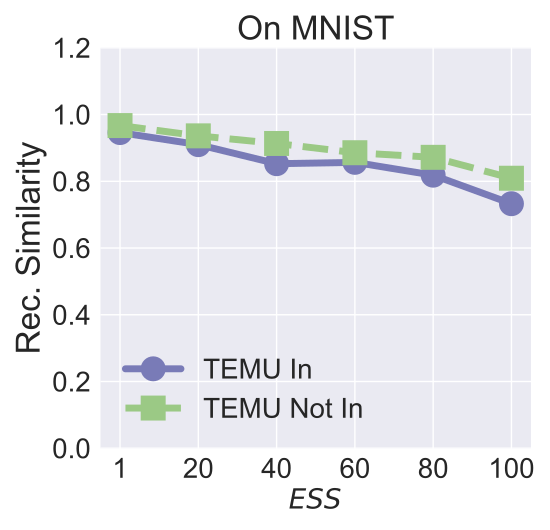

Reproduce this figure in Python.


import numpy as np
import matplotlib.pyplot as plt

epsilon = 3
beta = 1 / epsilon


x=[1, 2, 3, 4, 5, 6]
# validation_for_plt =[97,95.8600, 94.9400, 93.5400, 93.2400]
# attack_for_plt=[0, 0.3524, 0, 0.1762, 0.1762]
# basic_for_plt=[99.8, 99.8, 99.8, 99.8, 99.8]

labels = ['1', '20', '40', '60', '80', '100' ]
# unl_org = [97.77, 97.55, 97.35, 97.29, 97.21, 97.21]

# unl_hess_r = [96.6, 96.66, 96.04, 95.94, 95.85, 97.21]
unl_mib = [ 0.9459, 0.9097, 0.85268, 0.856668, 0.818231, 0.732786]

unl_muv = [0.96693, 0.93609, 0.913304, 0.88554, 0.8717471, 0.809093]
# unl_ss_wo = [94.32, 94.53, 94.78, 93.38, 94.04, 97.21]


plt.style.use('seaborn')
plt.figure(figsize=(5.5, 5.3))
l_w=5
m_s=15
marker_s = 3
markevery=1
#plt.figure(figsize=(8, 5.3))
#plt.plot(x, unl_fr, color='blue', marker='^', label='Retrain',linewidth=l_w, markersize=m_s)
plt.plot(x, unl_mib, linestyle='-', color='#797BB7', marker='o', fillstyle='full', markevery=markevery,
         label='TEMU In', linewidth=l_w, markersize=m_s, markeredgewidth=marker_s)

#plt.plot(x, unl_ss_w, color='g',  marker='*',  label='PriMU$_{w}$',linewidth=l_w, markersize=m_s)
plt.plot(x, unl_muv, linestyle='--', color='#9BC985',  marker='s', fillstyle='full', markevery=markevery,
         label='TEMU Not In',linewidth=l_w, markersize=m_s, markeredgewidth=marker_s)

# plt.plot(x, unl_mib, linestyle=':', color='r',  marker='^', fillstyle='none', markevery=markevery,
#          label='VBU', linewidth=l_w,  markersize=m_s, markeredgewidth=marker_s)

# plt.plot(x, unl_hess_r, linestyle='-.', color='k',  marker='D', fillstyle='none', markevery=markevery,
#          label='HBFU',linewidth=l_w, markersize=m_s, markeredgewidth=marker_s)



#plt.plot(x, unl_vibu, color='silver',  marker='d',  label='VIBU',linewidth=4,  markersize=10)

# plt.plot(x, y_sa03, color='r',  marker='2',  label='AAAI21 A_acc, pr=0.3',linewidth=3, markersize=8)
# plt.plot(x, y_sa05, color='darkblue',  marker='4',  label='AAAI21 A_acc, pr=0.5',linewidth=3, markersize=8)
# plt.plot(x, y_ma03, color='darkviolet',  marker='3',  label='FedMC A_acc, pr=0.3',linewidth=3, markersize=8)
# plt.plot(x, y_ma05, color='cyan',  marker='p',  label='FedMC A_acc, pr=0.5',linewidth=3, markersize=8)


# plt.grid()
leg = plt.legend(fancybox=True, shadow=True)
# plt.xlabel('Malicious Client Ratio (%)' ,fontsize=16)
plt.ylabel('Rec. Similarity' ,fontsize=24)
my_y_ticks = np.arange(0., 1.3, 0.2)
plt.yticks(my_y_ticks,fontsize=20)
plt.xlabel('$\it{ESS}$' ,fontsize=20)

plt.xticks(x, labels, fontsize=20)
plt.title('On MNIST', fontsize=24 )

#plt.annotate(r"1e0", xy=(0.1, 1.01), xycoords='axes fraction', xytext=(-10, 10),textcoords='offset points', ha='right', va='center', fontsize=15)


# plt.title('(c) Utility Preservation', fontsize=24)
plt.legend(loc='best',fontsize=20)
plt.tight_layout()
#plt.title("MNIST")
plt.rcParams['figure.figsize'] = (2.0, 1)
plt.rcParams['image.interpolation'] = 'nearest'
plt.rcParams['figure.subplot.left'] = 0.11
plt.rcParams['figure.subplot.bottom'] = 0.08
plt.rcParams['figure.subplot.right'] = 0.977
plt.rcParams['figure.subplot.top'] = 0.969
plt.savefig('mnist_rec_sim_sample_size_sim_analysis.pdf', format='pdf', dpi=200)
plt.show()
